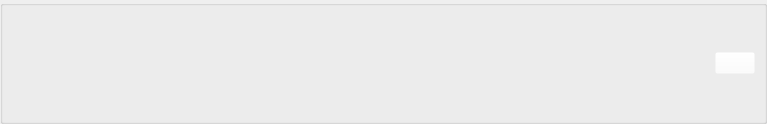
<?xml version="1.0" encoding="UTF-8"?>
<ui version="4.0">
 <class>fairwind::apps::settings::browser::UIObject</class>
 <widget class="QWidget" name="fairwind::apps::settings::browser::UIObject">
  <property name="geometry">
   <rect>
    <x>0</x>
    <y>0</y>
    <width>767</width>
    <height>124</height>
   </rect>
  </property>
  <property name="windowTitle">
   <string>UIObject</string>
  </property>
  <layout class="QGridLayout" name="gridLayout">
   <property name="leftMargin">
    <number>0</number>
   </property>
   <property name="topMargin">
    <number>0</number>
   </property>
   <property name="rightMargin">
    <number>0</number>
   </property>
   <property name="bottomMargin">
    <number>0</number>
   </property>
   <item row="0" column="0">
    <widget class="QGroupBox" name="groupBox">
     <property name="title">
      <string/>
     </property>
     <layout class="QVBoxLayout" name="verticalLayout_Main">
      <item>
       <layout class="QHBoxLayout" name="horizontalLayout_Tools">
        <item>
         <spacer name="horizontalSpacer">
          <property name="orientation">
           <enum>Qt::Horizontal</enum>
          </property>
          <property name="sizeHint" stdset="0">
           <size>
            <width>40</width>
            <height>20</height>
           </size>
          </property>
         </spacer>
        </item>
        <item>
         <widget class="QPushButton" name="pushButton_Add_Property">
          <property name="styleSheet">
           <string notr="true">background-color: rgba(255, 255, 255, 0);</string>
          </property>
          <property name="text">
           <string/>
          </property>
          <property name="icon">
           <iconset>
            <normaloff>:/resources/images/icons/apps-add.png</normaloff>:/resources/images/icons/apps-add.png</iconset>
          </property>
         </widget>
        </item>
       </layout>
      </item>
      <item>
       <layout class="QVBoxLayout" name="verticalLayout_Container"/>
      </item>
     </layout>
    </widget>
   </item>
  </layout>
 </widget>
 <resources/>
 <connections/>
</ui>
